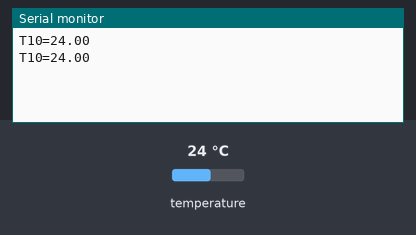
Bench run of a sketch on a simulated Arduino Uno, built with avr-gcc and run on an emulated ATmega328P. Parts: the last lines printed to the serial monitor. The inputs (shaded band) are chosen by the test bench; at power-on: temperature 24 °C.

Above: at 3.1 s.
3.2 s: temperature set to 12 °C
At 4.6 s:
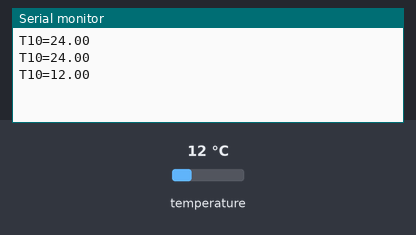
5.1 s: temperature set to 19 °C
At 6.8 s:
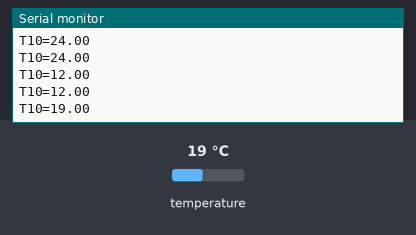
Timing chart, 0 to 8.3 s (numbered marks = the images above; inputs shaded):
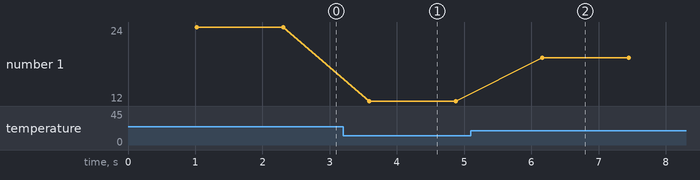

The sketch:

HotWater_Temp.ino
```cpp
#include <OneWire.h>

// OneWire DS18S20, DS18B20, DS1822 Temperature Example
//
// http://www.pjrc.com/teensy/td_libs_OneWire.html
//
// The DallasTemperature library can do all this work for you!
// http://milesburton.com/Dallas_Temperature_Control_Library

OneWire  ds(10);  // on pin 10

void setup(void) {
  Serial.begin(9600);
}

void loop(void) {
  byte i;
  byte present = 0;
  byte type_s;
  byte data[12], addr[8];

  if (!ds.search(addr)) {
    ds.reset_search();
    delay(250);
    return;
  }

  if (OneWire::crc8(addr, 7) != addr[7])
      return;

  ds.reset();
  ds.select(addr);
  ds.write(0x44,1);         // start conversion, with parasite power on at the end
  delay(1000);

  present = ds.reset();
  ds.select(addr);
  ds.write(0xBE);         // Read Scratchpad

  for ( i = 0; i < 9; i++) // we need 9 bytes
    data[i] = ds.read();

  // convert the data to actual temperature
  unsigned int raw = (data[1] << 8) | data[0];

  byte cfg = (data[4] & 0x60);
  if (cfg == 0x00) raw = raw << 3;  // 9 bit resolution, 93.75 ms
  else if (cfg == 0x20) raw = raw << 2; // 10 bit res, 187.5 ms
  else if (cfg == 0x40) raw = raw << 1; // 11 bit res, 375 ms

  float celsius = (float)raw / 16.0;
  Serial.print("T10=");
  Serial.print(celsius);
  Serial.print("\n");
}
```

Measured:
- after the input at 3.2 s, the serial monitor: prints a new line after 0.39 s (image 1)
- after the input at 5.1 s, the serial monitor: prints a new line after 1.1 s (image 2)
- plotted number 1: 24 → 12 after the input at 3.2 s, 12 → 19 after the input at 5.1 s
